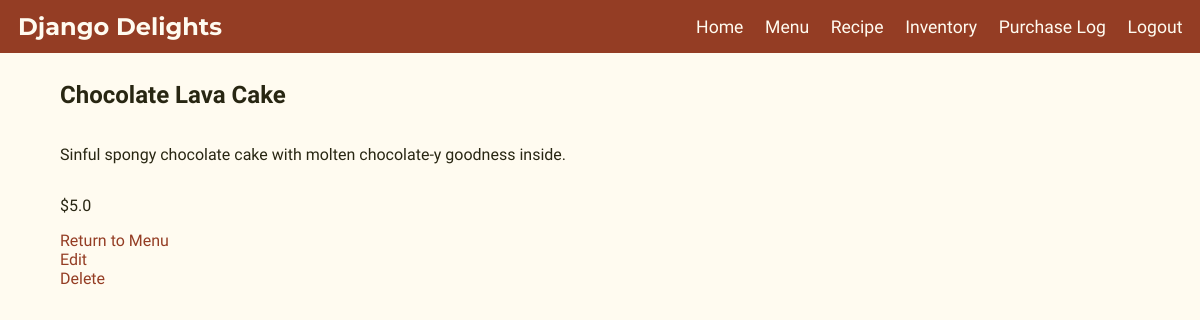
Page /menu/detail/2 (signed in) on the committed database.
### inventory_tracker/models.py (models this page shows, shortened)
class MenuItem(models.Model):
    menu_item_name = models.CharField(max_length=30, verbose_name = "Item Name")
    menu_item_desc = models.CharField(max_length=500, verbose_name = "Item Description")
    menu_item_price = models.FloatField(verbose_name = "Item Price")
    menu_category = models.ForeignKey('MenuItemCategory', on_delete=models.CASCADE, verbose_name = "Item Category")
    class Meta:
        ordering = ["menu_item_name"]
        verbose_name = "Menu"

### inventory_tracker/views.py (the view)
# urls.py: path('menu/detail/<int:pk>', views.MenuDetail.as_view(), name="menu_detail"),
class MenuDetail(LoginRequiredMixin,DetailView):
    model = MenuItem
    template_name = "inventory_tracker/menu_detail.html"

### inventory_tracker/templates/inventory_tracker/menu_detail.html (shortened to what this page needs)
{% extends "inventory_tracker/base.html" %}
{% load static %}
{% block head %}
<link rel="stylesheet" href="{% static 'inventory_tracker/style.css' %}">
{% endblock %}
{% block content %}
<div class="container body-container">
    <h2>{{ object.menu_item_name }}</h2>
    <p>{{ object.menu_item_desc }}</p>
    <p>${{ object.menu_item_price }}</p>
    <a href="{% url 'menu_list' %}">Return to Menu</a>
    <a href="{% url 'menu_update' object.id %}">Edit</a>
    <a href="{% url 'menu_delete' object.id %}">Delete</a>
</div>
{% endblock %}

### inventory_tracker/static/inventory_tracker/style.css (style rules this page uses)
body { width:100%; height:100%; top:0; left:0; margin:0; padding:0; position:relative; background-color:#fffbf0; max-width: 100vw; color:#282612; font-family: 'Work Sans', sans-serif; font-size:1em; }
body a { text-decoration:none; color: #943d24 }
.body-container { width:90%; margin-left:5%; padding:0; display:flex; flex-direction:column; margin-top:0.5em; margin-bottom:10%; justify-content:flex-start; }
.body-container p, ul, ol, form { align-self:flex-start; }
.body-container h2 { text-align:left; align-self: flex-start; }

### rows in the picture
MenuItem: menu_item_name "Chocolate Lava Cake", menu_item_desc "Sinful spongy chocolate cake with molten chocolate-y goodness inside.", menu_item_price "5.0"
